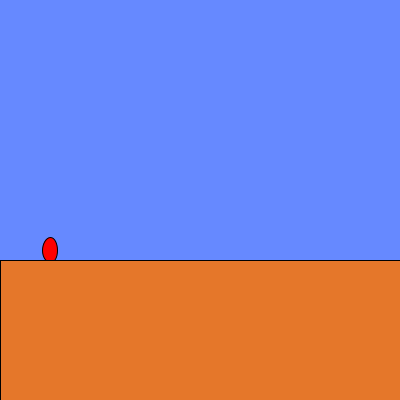
Frame 1 (no input)
Frame 60 (the mouse pressed at the canvas centre just before this capture): identical to frame 1, image omitted
Frame 120 (the mouse held since frame 60 and released just before this capture): identical to frame 1, image omitted

The Processing sketch that drew this single still picture (run headless with seeded random() and noise(); from frame 60 on, the mouse is pressed at the canvas centre):

// Processing sketch: week08_5
// ── week08_5.pde
void setup(){
  size(400,400);
}
float marioX=50, marioY=250, vx=0, vy=0;
void draw(){
  background(102,137,255);
  marioX += vx;
  marioY += vy;
  fill(255,0,0); ellipse(marioX, marioY, 15,25);
  fill(229,119,42); rect(0, 260, 400, 150);
}
void keyPressed(){
  if(keyCode==RIGHT) vx = 2;
  if(keyCode==LEFT) vx = -2;
  if(keyCode==UP) vy = -20;
}
void keyReleased(){
  if(keyCode==LEFT || keyCode==RIGHT) vx = 0;
}
